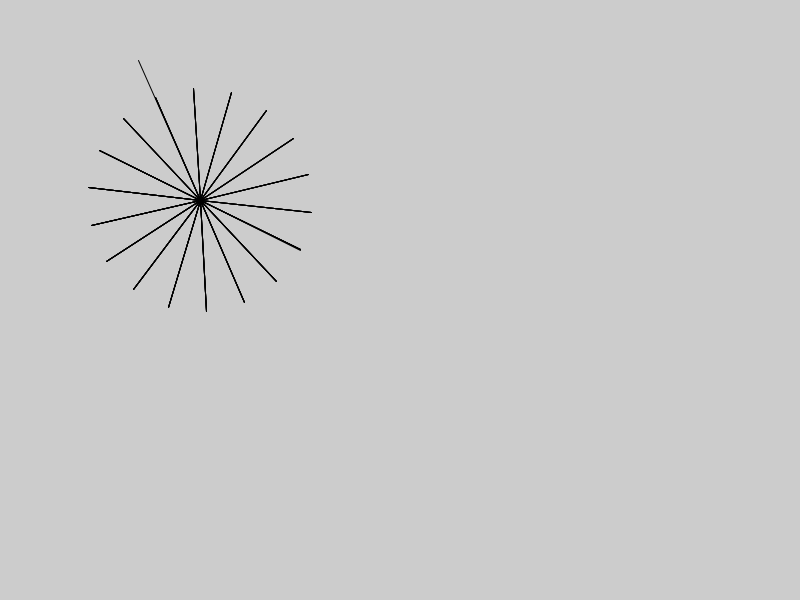
Frame 1 (no input)
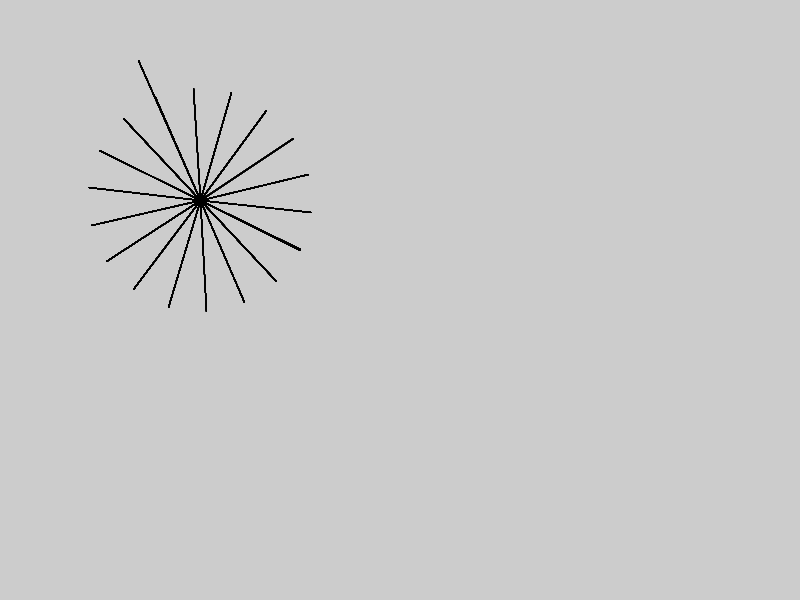
Frame 60 (the mouse pressed at the canvas centre just before this capture)
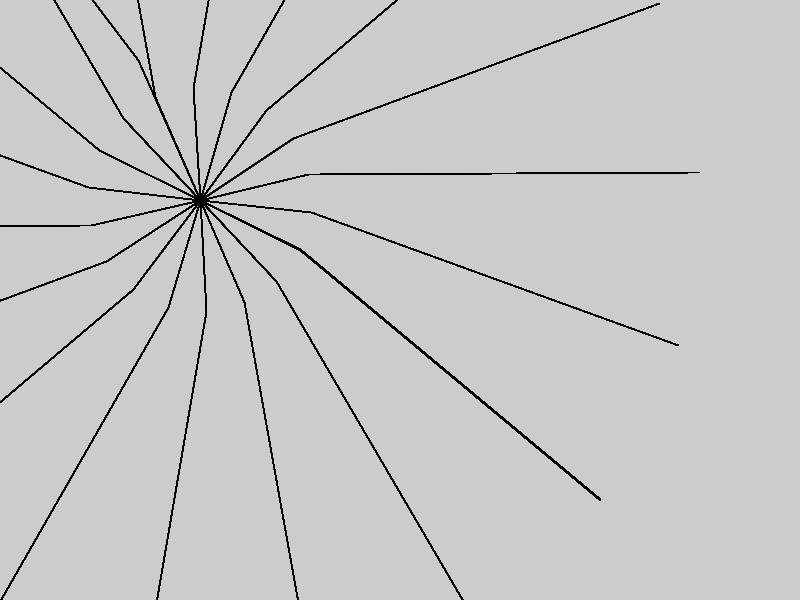
Frame 120 (the mouse held since frame 60 and released just before this capture)

The Processing sketch that drew these frames (run headless with seeded random() and noise(); from frame 60 on, the mouse is pressed at the canvas centre):

// Processing sketch: processing_120748
// ── processing_120748.pde

void setup()
{
size(800,600);
}

void draw()

{
translate(200,200);
float XC =100;
float YC =50;
for(int i = 0; i < 100; i++){
line (mouseX,mouseY,XC,YC);
rotate (radians(20));
}

XC=XC+5;
YC=XC+5;

line(mouseX,mouseY,XC,YC);



}
